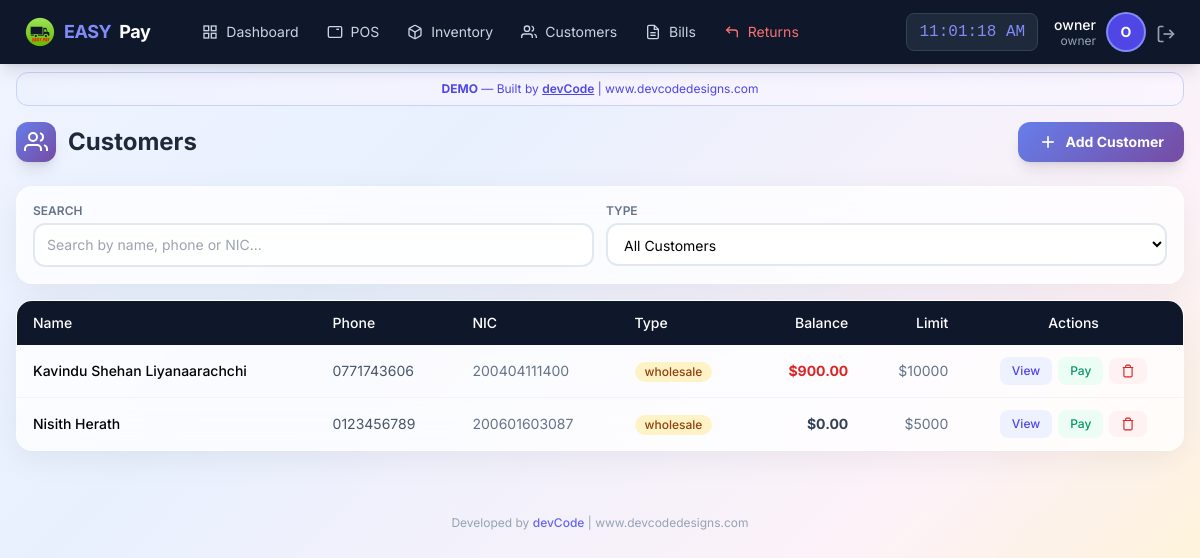
/customer/list (signed in), run on an earlier commit of the app's database.
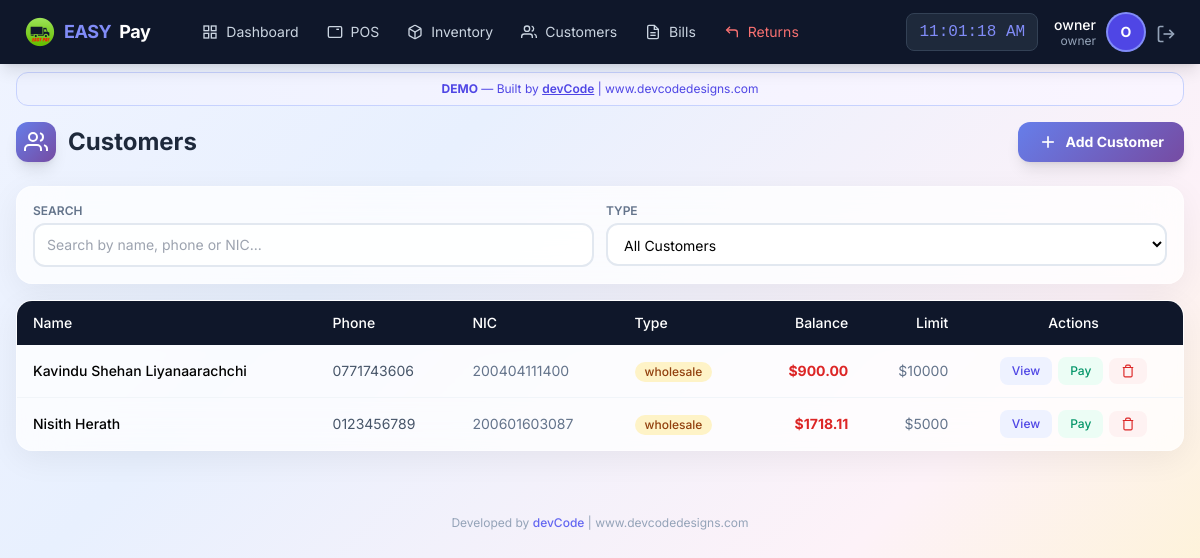
And on a later commit of the database.
### app/models/user.py (models this page shows, shortened)
class User(UserMixin, db.Model):
    __tablename__ = 'users'
    id = db.Column(db.Integer, primary_key=True)
    username = db.Column(db.String(50), unique=True, nullable=False)
    email = db.Column(db.String(120), unique=True, nullable=False)
    password_hash = db.Column(db.String(255), nullable=False)
    role = db.Column(db.String(20), default='staff')  # owner, manager, staff
    is_active = db.Column(db.Boolean, default=True)
    created_at = db.Column(db.DateTime, default=datetime.now)
    last_login = db.Column(db.DateTime)
    orders = db.relationship('Order', backref='cashier_rel', lazy=True, foreign_keys='Order.user_id')

### app/models/customer.py (models this page shows, shortened)
class Customer(db.Model):
    __tablename__ = 'customers'
    id = db.Column(db.Integer, primary_key=True)
    name = db.Column(db.String(100), nullable=False)
    phone = db.Column(db.String(20), unique=True, nullable=False)
    email = db.Column(db.String(120))
    address = db.Column(db.Text)
    nic = db.Column(db.String(20), unique=True, nullable=False)  # National ID Card - mandatory & unique
    customer_type = db.Column(db.String(20), default='retail')
    balance = db.Column(db.Float, default=0.0)
    credit_limit = db.Column(db.Float, default=5000.0)
    total_purchases = db.Column(db.Float, default=0.0)
    total_paid = db.Column(db.Float, default=0.0)
    is_active = db.Column(db.Boolean, default=True)
    notes = db.Column(db.Text)
    created_at = db.Column(db.DateTime, default=datetime.now)
    updated_at = db.Column(db.DateTime, default=datetime.now, onupdate=datetime.now)
    orders = db.relationship('Order', backref='customer_rel', lazy=True)
    payments = db.relationship('Payment', backref='customer_rel', lazy=True)

### app/routes/customer.py (the view)
@customer_bp.route('/list')
@login_required
def list_customers():
    customers = Customer.query.filter_by(is_active=True).order_by(Customer.customer_type, Customer.name).all()
    return render_template('customer/list.html', customers=customers)

### app/models/user.py (called while the page is built)
@login_manager.user_loader
def load_user(user_id):
    return User.query.get(int(user_id))

### app/templates/customer/list.html (shortened to what this page needs)
{% extends "base.html" %}
{% block content %}
<div class="max-w-7xl mx-auto px-2 sm:px-4 py-3 sm:py-4">
    <div class="flex flex-col sm:flex-row justify-between items-start sm:items-center gap-2 sm:gap-3 mb-4 sm:mb-6">
        <h1 class="text-lg sm:text-2xl font-bold text-slate-800 flex items-center gap-2 sm:gap-3">
            <span class="w-8 h-8 sm:w-10 sm:h-10 gradient-indigo rounded-lg sm:rounded-xl flex items-center justify-center shadow-lg flex-shrink-0">
                <svg class="w-4 h-4 sm:w-6 sm:h-6 text-white" viewBox="0 0 24 24" fill="none" stroke="currentColor" stroke-width="2">
                    <path d="M17 21v-2a4 4 0 0 0-4-4H5a4 4 0 0 0-4 4v2"></path>
                    <circle cx="9" cy="7" r="4"></circle>
                    <path d="M23 21v-2a4 4 0 0 0-3-3.87"></path>
                    <path d="M16 3.13a4 4 0 0 1 0 7.75"></path>
                </svg>
            </span>
            <span class="xs:hidden">Customers</span>
        </h1>
        <button onclick="showAddCustomer()" class="gradient-indigo text-white px-3 sm:px-5 py-2 sm:py-2.5 rounded-xl font-bold hover:opacity-90 transition flex items-center gap-1.5 sm:gap-2 shadow-lg text-xs sm:text-sm w-full sm:w-auto justify-center">
            <svg class="w-4 h-4 sm:w-5 sm:h-5" viewBox="0 0 24 24" fill="none" stroke="currentColor" stroke-width="2">
                <line x1="12" y1="5" x2="12" y2="19"></line>
                <line x1="5" y1="12" x2="19" y2="12"></line>
            </svg>
            Add Customer
        </button>
    </div>
    <div class="glass-card rounded-xl sm:rounded-2xl p-3 sm:p-4 mb-3 sm:mb-4">
        <div class="grid grid-cols-1 sm:grid-cols-2 gap-2 sm:gap-3">
            <div>
                <label class="block text-[10px] sm:text-xs font-semibold text-slate-500 uppercase mb-1">Search</label>
                <input type="text" id="custSearch" class="w-full border-2 border-slate-200 rounded-lg sm:rounded-xl px-2 sm:px-3 py-1.5 sm:py-2.5 text-xs sm:text-sm bg-white/80 focus:border-indigo-400 focus:outline-none"
                       placeholder="Search by name, phone or NIC..." onkeyup="filterTable()">
            </div>
            <div>
                <label class="block text-[10px] sm:text-xs font-semibold text-slate-500 uppercase mb-1">Type</label>
                <select id="typeFilter" class="w-full border-2 border-slate-200 rounded-lg sm:rounded-xl px-2 sm:px-3 py-1.5 sm:py-2.5 text-xs sm:text-sm bg-white/80 focus:border-indigo-400 focus:outline-none" onchange="filterTable()">
                    <option value="all">All Customers</option>
                </select>
            </div>
        </div>
    </div>
    <div class="hidden lg:block glass-card rounded-2xl overflow-hidden">
        <div class="overflow-x-auto">
            <table class="w-full text-sm" id="custTable">
                <thead>
                    <tr class="bg-slate-900 text-white">
                        <th class="px-4 py-3 text-left font-medium">Name</th>
                        <th class="px-4 py-3 text-left font-medium">Phone</th>
                        <th class="px-4 py-3 text-left font-medium">NIC</th>
                        <th class="px-4 py-3 text-left font-medium">Type</th>
                        <th class="px-4 py-3 text-right font-medium">Balance</th>
                        <th class="px-4 py-3 text-right font-medium">Limit</th>
                        <th class="px-4 py-3 text-center font-medium">Actions</th>
                    </tr>
                </thead>
                <tbody class="divide-y divide-slate-100">
                    {% for customer in customers %}
                    <tr class="hover:bg-slate-50 transition customer-row" data-type="{{ customer.customer_type }}">
                        <td class="px-4 py-3 font-medium">{{ customer.name }}</td>
                        <td class="px-4 py-3 text-slate-600">{{ customer.phone }}</td>
                        <td class="px-4 py-3 text-slate-500">{{ customer.nic or '-' }}</td>
                        <td class="px-4 py-3">
                            <span class="inline-flex items-center px-2.5 py-0.5 rounded-full text-xs font-medium {{ 'bg-amber-100 text-amber-800' if customer.customer_type == 'wholesale' else 'bg-blue-100 text-blue-800' }}">
                                {{ customer.customer_type }}
                            </span>
                        </td>
                        <td class="px-4 py-3 text-right font-bold {{ 'text-red-600' if customer.balance > 0 else 'text-slate-700' }}">${{ "%.2f"|format(customer.balance) }}</td>
                        <td class="px-4 py-3 text-right text-slate-500">${{ "%.0f"|format(customer.credit_limit) }}</td>
                        <td class="px-4 py-3">
                            <div class="flex items-center justify-center gap-1.5">
                                <button onclick="viewCustomer({{ customer.id }})" class="px-3 py-1.5 bg-indigo-50 text-indigo-600 text-xs font-medium rounded-lg hover:bg-indigo-100">View</button>
                                <button onclick="showPayment({{ customer.id }}, '{{ customer.name }}', {{ customer.balance }})" class="px-3 py-1.5 bg-emerald-50 text-emerald-600 text-xs font-medium rounded-lg hover:bg-emerald-100">Pay</button>
                                <button onclick="confirmDelete({{ customer.id }}, '{{ customer.name }}')" class="px-3 py-1.5 bg-red-50 text-red-600 text-xs font-medium rounded-lg hover:bg-red-100">
                                    <svg class="w-3.5 h-3.5" viewBox="0 0 24 24" fill="none" stroke="currentColor" stroke-width="2"><polyline points="3 6 5 6 21 6"></polyline><path d="M19 6v14a2 2 0 0 1-2 2H7a2 2 0 0 1-2-2V6m3 0V4a2 2 0 0 1 2-2h4a2 2 0 0 1 2 2v2"></path></svg>
                                </button>
                            </div>
                        </td>
                    </tr>
                    {% else %}
                    <tr><td colspan="7" class="px-4 py-8 text-center text-slate-400">No customers found</td></tr>
                    {% endfor %}
                </tbody>
            </table>
        </div>
    </div>
</div>
{% endblock %}

### app/templates/base.html (shortened to what this page needs)
<!DOCTYPE html>
<html lang="en">
<head>
    <script src="https://cdn.tailwindcss.com"></script>
</head>
<body class="bg-slate-100 min-h-screen">
    <nav class="bg-slate-900 text-white shadow-lg fixed top-0 left-0 right-0 z-50">
        <div class="flex justify-between items-center px-4 lg:px-6 h-16">
            <div class="flex items-center gap-6">
                <a href="{{ url_for('pos.dashboard') }}" class="flex items-center gap-2 text-lg font-bold tracking-tight">
                    <img src="{{ url_for('static', filename='img/easypay-logo.png') }}"
                        alt="EASY PAY"
                        class="w-8 h-8 object-contain">
                    <span class="text-indigo-400">EASY</span>Pay
                </a>
                {% if current_user.is_authenticated %}
                <div class="hidden lg:flex items-center gap-1 ml-4">
                    <a href="{{ url_for('pos.dashboard') }}" class="nav-link px-3 py-2 text-sm text-slate-300 hover:text-white flex items-center gap-2">
                        <svg class="icon-sm" viewBox="0 0 24 24" fill="none" stroke="currentColor" stroke-width="2">
                            <rect x="3" y="3" width="7" height="7"></rect><rect x="14" y="3" width="7" height="7"></rect>
                            <rect x="14" y="14" width="7" height="7"></rect><rect x="3" y="14" width="7" height="7"></rect>
                        </svg>
                        Dashboard
                    </a>
                    <a href="{{ url_for('pos.terminal') }}" class="nav-link px-3 py-2 text-sm text-slate-300 hover:text-white flex items-center gap-2">
                        <svg class="icon-sm" viewBox="0 0 24 24" fill="none" stroke="currentColor" stroke-width="2">
                            <rect x="2" y="4" width="20" height="16" rx="2"></rect>
                            <line x1="6" y1="8" x2="6" y2="8"></line><line x1="10" y1="8" x2="10" y2="8"></line>
                            <line x1="14" y1="8" x2="18" y2="8"></line>
                        </svg>
                        POS
                    </a>
                    <a href="{{ url_for('inventory.manage') }}" class="nav-link px-3 py-2 text-sm text-slate-300 hover:text-white flex items-center gap-2">
                        Inventory
                    </a>
                    <a href="{{ url_for('customer.list_customers') }}" class="nav-link px-3 py-2 text-sm text-slate-300 hover:text-white flex items-center gap-2">
                        <svg class="icon-sm" viewBox="0 0 24 24" fill="none" stroke="currentColor" stroke-width="2">
                            <path d="M17 21v-2a4 4 0 0 0-4-4H5a4 4 0 0 0-4 4v2"></path>
                            <circle cx="9" cy="7" r="4"></circle>
                            <path d="M23 21v-2a4 4 0 0 0-3-3.87"></path>
                            <path d="M16 3.13a4 4 0 0 1 0 7.75"></path>
                        </svg>
                        Customers
                    </a>
                    {% if current_user.role in ['owner','manager'] %}
                    <a href="{{ url_for('pos.bills') }}" class="nav-link px-3 py-2 text-sm text-slate-300 hover:text-white flex items-center gap-2">
                        <svg class="icon-sm" viewBox="0 0 24 24" fill="none" stroke="currentColor" stroke-width="2">
                            <path d="M14 2H6a2 2 0 0 0-2 2v16a2 2 0 0 0 2 2h12a2 2 0 0 0 2-2V8z"></path>
                            <polyline points="14 2 14 8 20 8"></polyline>
                            <line x1="16" y1="13" x2="8" y2="13"></line><line x1="16" y1="17" x2="8" y2="17"></line>
                        </svg>
                        Bills
                    </a>
                    <a href="{{ url_for('pos.returns') }}" class="nav-link px-3 py-2 text-sm text-red-400 hover:text-red-300 flex items-center gap-2">
                        <svg class="icon-sm" viewBox="0 0 24 24" fill="none" stroke="currentColor" stroke-width="2">
                            <polyline points="9 14 4 9 9 4"></polyline>
                            <path d="M20 20v-7a4 4 0 0 0-4-4H4"></path>
                        </svg>
                        Returns
                    </a>
                    {% endif %}
                </div>
                {% endif %}
            </div>
            {% if current_user.is_authenticated %}
            <div class="flex items-center gap-4">
                <span id="liveClock" class="hidden sm:block text-base font-mono bg-slate-800 px-3 py-1.5 rounded-lg text-indigo-400 border border-slate-700"></span>
                <div class="flex items-center gap-3">
                    <div class="hidden sm:block text-right">
                        <p class="text-sm font-medium leading-tight">{{ current_user.username }}</p>
                        <p class="text-xs text-slate-400 leading-tight">{{ current_user.role }}</p>
                    </div>
                    <div class="w-9 h-9 bg-indigo-600 rounded-full flex items-center justify-center text-sm font-bold ring-2 ring-indigo-400">
                        {{ current_user.username[0]|upper }}
                    </div>
                    <a href="{{ url_for('auth.logout') }}" class="text-slate-400 hover:text-red-400 transition" title="Logout">
                        <svg class="icon" viewBox="0 0 24 24" fill="none" stroke="currentColor" stroke-width="2">
                            <path d="M9 21H5a2 2 0 0 1-2-2V5a2 2 0 0 1 2-2h4"></path>
                            <polyline points="16 17 21 12 16 7"></polyline>
                            <line x1="21" y1="12" x2="9" y2="12"></line>
                        </svg>
                    </a>
                </div>
            </div>
            {% endif %}
        </div>
    </nav>
    <div class="pt-16 pb-20 lg:pb-4">
        <div class="max-w-7xl mx-auto px-4 mt-2">
            <div class="bg-gradient-to-r from-indigo-50 to-purple-50 border border-indigo-200 rounded-xl px-4 py-2 text-center text-xs text-indigo-600">
                <strong>DEMO</strong> — Built by <a href="https://www.devcodedesigns.com" target="_blank" class="underline font-semibold hover:text-indigo-800">devCode</a> | www.devcodedesigns.com
            </div>
        </div>
        {% block content %}{% endblock %}
        <footer class="max-w-7xl mx-auto px-4 py-4 text-center text-xs text-slate-400 mt-8">
            Developed by <a href="https://www.devcodedesigns.com" target="_blank" class="text-indigo-500 hover:text-indigo-700 font-medium">devCode</a> | www.devcodedesigns.com
        </footer>
    </div>
</body>
</html>

### app/templates/base.html (style rules this page uses)
body { font-family: 'Inter', system-ui, sans-serif; }
.nav-link { transition: all 0.2s; }
.icon { width: 20px; height: 20px; display: inline-block; vertical-align: middle; }
.icon-sm { width: 16px; height: 16px; }

### app/templates/customer/list.html (style rules this page uses)
body { background: linear-gradient(135deg, #f0f4ff 0%, #e8f0fe 30%, #fdf2f8 70%, #fef3c7 100%); min-height: 100vh; }
.glass-card { background: rgba(255, 255, 255, 0.75); backdrop-filter: blur(20px); -webkit-backdrop-filter: blur(20px); border: 1px solid rgba(255, 255, 255, 0.4); box-shadow: 0 8px 32px rgba(0, 0, 0, 0.06); }
.gradient-indigo { background: linear-gradient(135deg, #667eea 0%, #764ba2 100%); }

What changed in the data, as far as the page shows it:
changed Customer "Nisith Herath": balance "0.00" → "1718.11"
